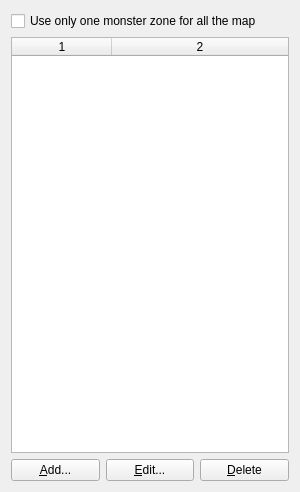
<?xml version="1.0" encoding="UTF-8"?>
<ui version="4.0">
 <class>MonsterZoneListComponent</class>
 <widget class="QWidget" name="MonsterZoneListComponent">
  <property name="geometry">
   <rect>
    <x>0</x>
    <y>0</y>
    <width>300</width>
    <height>492</height>
   </rect>
  </property>
  <property name="windowTitle">
   <string>Form</string>
  </property>
  <layout class="QVBoxLayout" name="verticalLayout">
   <item>
    <widget class="QCheckBox" name="checkBoxOneMonsterZoneForAllTheMap">
     <property name="text">
      <string>Use only one monster zone for all the map</string>
     </property>
    </widget>
   </item>
   <item>
    <widget class="QTableWidget" name="tableWidgetMonsterZone">
     <property name="editTriggers">
      <set>QAbstractItemView::NoEditTriggers</set>
     </property>
     <property name="selectionMode">
      <enum>QAbstractItemView::SingleSelection</enum>
     </property>
     <property name="selectionBehavior">
      <enum>QAbstractItemView::SelectRows</enum>
     </property>
     <property name="columnCount">
      <number>2</number>
     </property>
     <attribute name="horizontalHeaderStretchLastSection">
      <bool>true</bool>
     </attribute>
     <attribute name="verticalHeaderVisible">
      <bool>false</bool>
     </attribute>
     <column/>
     <column/>
    </widget>
   </item>
   <item>
    <layout class="QHBoxLayout" name="horizontalLayoutMonsterZoneActions">
     <item>
      <widget class="QPushButton" name="pushButtonAddMonsterZone">
       <property name="text">
        <string>&amp;Add...</string>
       </property>
       <property name="icon">
        <iconset resource="../../res/global.qrc">
         <normaloff>:/commonEditor.UI/res/gtk-add.svg</normaloff>:/commonEditor.UI/res/gtk-add.svg</iconset>
       </property>
      </widget>
     </item>
     <item>
      <widget class="QPushButton" name="pushButtonEditMonsterZone">
       <property name="text">
        <string>&amp;Edit...</string>
       </property>
       <property name="icon">
        <iconset resource="../../res/global.qrc">
         <normaloff>:/commonEditor.UI/res/gtk-edit.svg</normaloff>:/commonEditor.UI/res/gtk-edit.svg</iconset>
       </property>
      </widget>
     </item>
     <item>
      <widget class="QPushButton" name="pushButtonDeleteMonsterZone">
       <property name="text">
        <string>&amp;Delete</string>
       </property>
       <property name="icon">
        <iconset resource="../../res/global.qrc">
         <normaloff>:/commonEditor.UI/res/gtk-delete.svg</normaloff>:/commonEditor.UI/res/gtk-delete.svg</iconset>
       </property>
      </widget>
     </item>
    </layout>
   </item>
  </layout>
 </widget>
 <resources>
  <include location="../../res/global.qrc"/>
 </resources>
 <connections/>
</ui>
